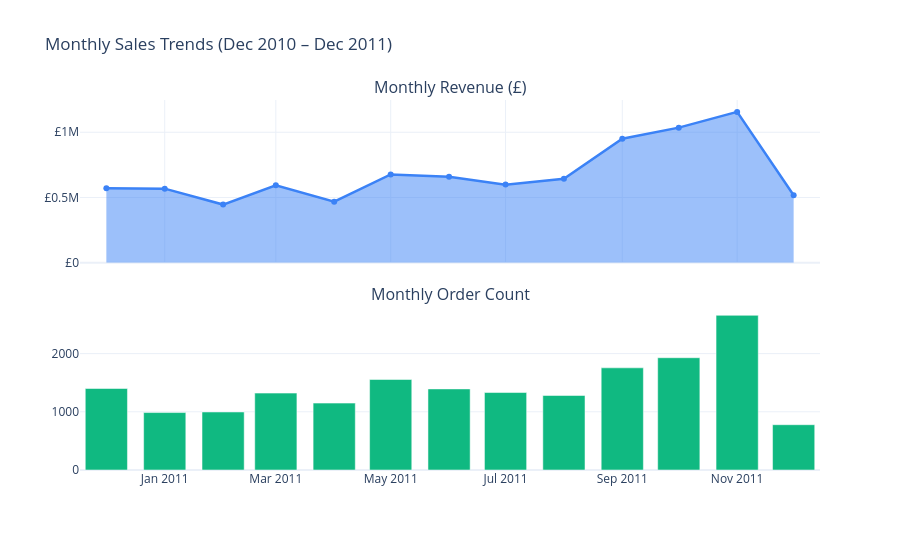

The cell this chart's notebook holds for it:
### Code cell
fig = make_subplots(
    rows=2, cols=1,
    subplot_titles=('Monthly Revenue (£)', 'Monthly Order Count'),
    shared_xaxes=True,
    vertical_spacing=0.12
)

fig.add_trace(go.Scatter(
    x=monthly['YearMonth'], y=monthly['Revenue'],
    fill='tozeroy', line=dict(color='#3b82f6', width=2.5),
    name='Revenue'
), row=1, col=1)

fig.add_trace(go.Bar(
    x=monthly['YearMonth'], y=monthly['Orders'],
    marker_color='#10b981',
    name='Orders'
), row=2, col=1)

fig.update_layout(
    title='Monthly Sales Trends (Dec 2010 – Dec 2011)',
    template='plotly_white',
    height=550,
    showlegend=False
)
fig.update_yaxes(tickprefix='£', row=1, col=1)
fig.show()

### Figure 1 — Plotly figure (JSON) as saved in the notebook; plotly's stock layout.template omitted (floating-point values rounded to 4 significant figures)
{"data": [{"fill": "tozeroy", "line": {"color": "#3b82f6", "width": 2.5}, "name": "Revenue", "type": "scatter", "x": ["2010-12", "2011-01", "2011-02", "2011-03", "2011-04", "2011-05", "2011-06", "2011-07", "2011-08", "2011-09", "2011-10", "2011-11", "2011-12"], "xaxis": "x", "y": [570400.0, 568100.0, 446100.0, 594100.0, 468400.0, 677400.0, 660000.0, 599000.0, 644100.0, 950700.0, 1036000.0, 1156000.0, 517200.0], "yaxis": "y"}, {"marker": {"color": "#10b981"}, "name": "Orders", "type": "bar", "x": ["2010-12", "2011-01", "2011-02", "2011-03", "2011-04", "2011-05", "2011-06", "2011-07", "2011-08", "2011-09", "2011-10", "2011-11", "2011-12"], "xaxis": "x2", "y": [1400, 987, 997, 1321, 1149, 1555, 1393, 1331, 1280, 1755, 1929, 2657, 778], "yaxis": "y2"}], "layout": {"annotations": [{"font": {"size": 16}, "showarrow": false, "text": "Monthly Revenue (£)", "x": 0.5, "xanchor": "center", "xref": "paper", "y": 1, "yanchor": "bottom", "yref": "paper"}, {"font": {"size": 16}, "showarrow": false, "text": "Monthly Order Count", "x": 0.5, "xanchor": "center", "xref": "paper", "y": 0.44, "yanchor": "bottom", "yref": "paper"}], "height": 550, "showlegend": false, "title": {"text": "Monthly Sales Trends (Dec 2010 – Dec 2011)"}, "xaxis": {"anchor": "y", "domain": [0, 1], "matches": "x2", "showticklabels": false}, "xaxis2": {"anchor": "y2", "domain": [0, 1]}, "yaxis": {"anchor": "x", "domain": [0.56, 1], "tickprefix": "£"}, "yaxis2": {"anchor": "x2", "domain": [0, 0.44]}}}
